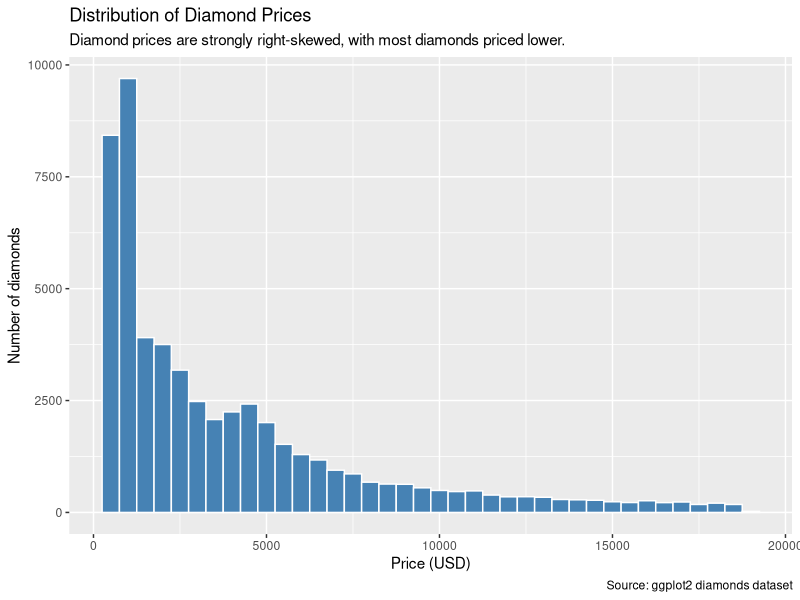

Reproduce this figure in R.
library(tidyverse)

hist_p <- ggplot(diamonds, aes(x = price)) +
  geom_histogram(binwidth = 500, color = "white", fill = "steelblue") +
  labs(
    title = "Distribution of Diamond Prices",
    subtitle = "Diamond prices are strongly right-skewed, with most diamonds priced lower.",
    x = "Price (USD)",
    y = "Number of diamonds",
    caption = "Source: ggplot2 diamonds dataset"
  )

ggsave(file = "diamonds.png", plot = hist_p)
